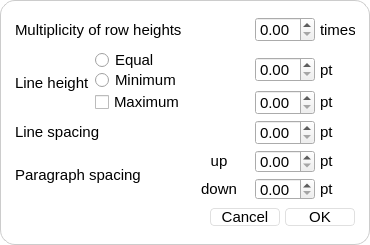
<?xml version="1.0" encoding="UTF-8"?>
<ui version="4.0">
 <class>DialogSpacing</class>
 <widget class="QDialog" name="DialogSpacing">
  <property name="geometry">
   <rect>
    <x>0</x>
    <y>0</y>
    <width>370</width>
    <height>245</height>
   </rect>
  </property>
  <property name="minimumSize">
   <size>
    <width>370</width>
    <height>245</height>
   </size>
  </property>
  <property name="maximumSize">
   <size>
    <width>370</width>
    <height>245</height>
   </size>
  </property>
  <property name="windowTitle">
   <string>Dialog</string>
  </property>
  <property name="styleSheet">
   <string notr="true">QDialog {
	background-color: white;
	border: 1px solid rgb(204, 204, 204);
	border-radius: 15px;
}

QDoubleSpinBox {
	width: 30px;

}

QFrame {
	border: 0;
}

QPushButton {
	border: 1px solid rgb(224, 224, 224);
	border-radius: 4px;
	background-color: white;
}

QPushButton::pressed {
	background-color: rgb(234, 234, 234);
}</string>
  </property>
  <layout class="QVBoxLayout" name="verticalLayout_2">
   <property name="spacing">
    <number>0</number>
   </property>
   <property name="leftMargin">
    <number>15</number>
   </property>
   <property name="topMargin">
    <number>10</number>
   </property>
   <property name="rightMargin">
    <number>15</number>
   </property>
   <property name="bottomMargin">
    <number>10</number>
   </property>
   <item>
    <widget class="QFrame" name="frame_mul">
     <property name="minimumSize">
      <size>
       <width>0</width>
       <height>25</height>
      </size>
     </property>
     <property name="maximumSize">
      <size>
       <width>16777215</width>
       <height>30</height>
      </size>
     </property>
     <property name="frameShape">
      <enum>QFrame::StyledPanel</enum>
     </property>
     <property name="frameShadow">
      <enum>QFrame::Raised</enum>
     </property>
     <layout class="QHBoxLayout" name="horizontalLayout">
      <property name="spacing">
       <number>5</number>
      </property>
      <property name="leftMargin">
       <number>0</number>
      </property>
      <property name="topMargin">
       <number>0</number>
      </property>
      <property name="rightMargin">
       <number>0</number>
      </property>
      <property name="bottomMargin">
       <number>0</number>
      </property>
      <item>
       <widget class="QLabel" name="label_2">
        <property name="minimumSize">
         <size>
          <width>0</width>
          <height>20</height>
         </size>
        </property>
        <property name="maximumSize">
         <size>
          <width>16777215</width>
          <height>20</height>
         </size>
        </property>
        <property name="font">
         <font>
          <pointsize>11</pointsize>
          <weight>50</weight>
          <bold>false</bold>
         </font>
        </property>
        <property name="text">
         <string>Multiplicity of row heights</string>
        </property>
       </widget>
      </item>
      <item>
       <spacer name="horizontalSpacer">
        <property name="minimumSize">
         <size>
          <width>0</width>
          <height>25</height>
         </size>
        </property>
        <property name="maximumSize">
         <size>
          <width>16777215</width>
          <height>25</height>
         </size>
        </property>
        <property name="orientation">
         <enum>Qt::Horizontal</enum>
        </property>
        <property name="sizeHint" stdset="0">
         <size>
          <width>40</width>
          <height>20</height>
         </size>
        </property>
       </spacer>
      </item>
      <item>
       <widget class="QDoubleSpinBox" name="spin_mul">
        <property name="minimumSize">
         <size>
          <width>60</width>
          <height>20</height>
         </size>
        </property>
        <property name="maximumSize">
         <size>
          <width>60</width>
          <height>25</height>
         </size>
        </property>
        <property name="font">
         <font>
          <pointsize>11</pointsize>
         </font>
        </property>
       </widget>
      </item>
      <item>
       <widget class="QLabel" name="label">
        <property name="minimumSize">
         <size>
          <width>35</width>
          <height>20</height>
         </size>
        </property>
        <property name="maximumSize">
         <size>
          <width>35</width>
          <height>20</height>
         </size>
        </property>
        <property name="font">
         <font>
          <pointsize>11</pointsize>
         </font>
        </property>
        <property name="text">
         <string>times</string>
        </property>
       </widget>
      </item>
     </layout>
    </widget>
   </item>
   <item>
    <widget class="QFrame" name="frame_3">
     <property name="minimumSize">
      <size>
       <width>0</width>
       <height>60</height>
      </size>
     </property>
     <property name="maximumSize">
      <size>
       <width>16777215</width>
       <height>65</height>
      </size>
     </property>
     <property name="styleSheet">
      <string notr="true"/>
     </property>
     <property name="frameShape">
      <enum>QFrame::StyledPanel</enum>
     </property>
     <property name="frameShadow">
      <enum>QFrame::Raised</enum>
     </property>
     <layout class="QGridLayout" name="gridLayout">
      <property name="leftMargin">
       <number>0</number>
      </property>
      <property name="topMargin">
       <number>0</number>
      </property>
      <property name="rightMargin">
       <number>0</number>
      </property>
      <property name="bottomMargin">
       <number>0</number>
      </property>
      <property name="horizontalSpacing">
       <number>5</number>
      </property>
      <property name="verticalSpacing">
       <number>0</number>
      </property>
      <item row="0" column="0" rowspan="2">
       <widget class="QLabel" name="label_5">
        <property name="minimumSize">
         <size>
          <width>0</width>
          <height>20</height>
         </size>
        </property>
        <property name="maximumSize">
         <size>
          <width>16777215</width>
          <height>16777215</height>
         </size>
        </property>
        <property name="font">
         <font>
          <pointsize>11</pointsize>
         </font>
        </property>
        <property name="text">
         <string>Line height</string>
        </property>
       </widget>
      </item>
      <item row="0" column="1">
       <widget class="QFrame" name="frame">
        <property name="minimumSize">
         <size>
          <width>0</width>
          <height>30</height>
         </size>
        </property>
        <property name="maximumSize">
         <size>
          <width>16777215</width>
          <height>50</height>
         </size>
        </property>
        <property name="frameShape">
         <enum>QFrame::StyledPanel</enum>
        </property>
        <property name="frameShadow">
         <enum>QFrame::Raised</enum>
        </property>
        <layout class="QHBoxLayout" name="horizontalLayout_2">
         <property name="spacing">
          <number>5</number>
         </property>
         <property name="leftMargin">
          <number>0</number>
         </property>
         <property name="topMargin">
          <number>0</number>
         </property>
         <property name="rightMargin">
          <number>0</number>
         </property>
         <property name="bottomMargin">
          <number>0</number>
         </property>
         <item>
          <widget class="QFrame" name="frame_line_height_radio_buttons">
           <property name="minimumSize">
            <size>
             <width>80</width>
             <height>30</height>
            </size>
           </property>
           <property name="maximumSize">
            <size>
             <width>80</width>
             <height>55</height>
            </size>
           </property>
           <property name="frameShape">
            <enum>QFrame::StyledPanel</enum>
           </property>
           <property name="frameShadow">
            <enum>QFrame::Raised</enum>
           </property>
           <layout class="QVBoxLayout" name="verticalLayout">
            <property name="spacing">
             <number>0</number>
            </property>
            <property name="leftMargin">
             <number>0</number>
            </property>
            <property name="topMargin">
             <number>0</number>
            </property>
            <property name="rightMargin">
             <number>0</number>
            </property>
            <property name="bottomMargin">
             <number>0</number>
            </property>
            <item>
             <widget class="QRadioButton" name="radio_equal">
              <property name="minimumSize">
               <size>
                <width>80</width>
                <height>20</height>
               </size>
              </property>
              <property name="maximumSize">
               <size>
                <width>80</width>
                <height>20</height>
               </size>
              </property>
              <property name="font">
               <font>
                <pointsize>11</pointsize>
               </font>
              </property>
              <property name="text">
               <string>Equal</string>
              </property>
              <attribute name="buttonGroup">
               <string notr="true">group_line_height</string>
              </attribute>
             </widget>
            </item>
            <item>
             <widget class="QRadioButton" name="radio_min">
              <property name="minimumSize">
               <size>
                <width>80</width>
                <height>20</height>
               </size>
              </property>
              <property name="maximumSize">
               <size>
                <width>80</width>
                <height>20</height>
               </size>
              </property>
              <property name="font">
               <font>
                <pointsize>11</pointsize>
               </font>
              </property>
              <property name="text">
               <string>Minimum</string>
              </property>
              <attribute name="buttonGroup">
               <string notr="true">group_line_height</string>
              </attribute>
             </widget>
            </item>
           </layout>
          </widget>
         </item>
         <item>
          <spacer name="horizontalSpacer_2">
           <property name="orientation">
            <enum>Qt::Horizontal</enum>
           </property>
           <property name="sizeHint" stdset="0">
            <size>
             <width>83</width>
             <height>20</height>
            </size>
           </property>
          </spacer>
         </item>
         <item>
          <widget class="QDoubleSpinBox" name="spin_line_height_1">
           <property name="minimumSize">
            <size>
             <width>60</width>
             <height>20</height>
            </size>
           </property>
           <property name="maximumSize">
            <size>
             <width>60</width>
             <height>25</height>
            </size>
           </property>
           <property name="font">
            <font>
             <pointsize>11</pointsize>
            </font>
           </property>
          </widget>
         </item>
         <item>
          <widget class="QLabel" name="label_3">
           <property name="minimumSize">
            <size>
             <width>35</width>
             <height>20</height>
            </size>
           </property>
           <property name="maximumSize">
            <size>
             <width>35</width>
             <height>20</height>
            </size>
           </property>
           <property name="font">
            <font>
             <pointsize>11</pointsize>
            </font>
           </property>
           <property name="text">
            <string>pt</string>
           </property>
          </widget>
         </item>
        </layout>
       </widget>
      </item>
      <item row="1" column="1">
       <widget class="QFrame" name="frame_2">
        <property name="minimumSize">
         <size>
          <width>0</width>
          <height>25</height>
         </size>
        </property>
        <property name="maximumSize">
         <size>
          <width>16777215</width>
          <height>25</height>
         </size>
        </property>
        <property name="font">
         <font>
          <pointsize>11</pointsize>
         </font>
        </property>
        <property name="frameShape">
         <enum>QFrame::StyledPanel</enum>
        </property>
        <property name="frameShadow">
         <enum>QFrame::Raised</enum>
        </property>
        <layout class="QHBoxLayout" name="horizontalLayout_3">
         <property name="spacing">
          <number>5</number>
         </property>
         <property name="leftMargin">
          <number>0</number>
         </property>
         <property name="topMargin">
          <number>0</number>
         </property>
         <property name="rightMargin">
          <number>0</number>
         </property>
         <property name="bottomMargin">
          <number>0</number>
         </property>
         <item>
          <widget class="QCheckBox" name="check_max">
           <property name="minimumSize">
            <size>
             <width>0</width>
             <height>20</height>
            </size>
           </property>
           <property name="maximumSize">
            <size>
             <width>16777215</width>
             <height>20</height>
            </size>
           </property>
           <property name="font">
            <font>
             <pointsize>11</pointsize>
            </font>
           </property>
           <property name="text">
            <string>Maximum</string>
           </property>
          </widget>
         </item>
         <item>
          <spacer name="horizontalSpacer_3">
           <property name="orientation">
            <enum>Qt::Horizontal</enum>
           </property>
           <property name="sizeHint" stdset="0">
            <size>
             <width>96</width>
             <height>15</height>
            </size>
           </property>
          </spacer>
         </item>
         <item>
          <widget class="QDoubleSpinBox" name="spin_line_height_2">
           <property name="minimumSize">
            <size>
             <width>60</width>
             <height>20</height>
            </size>
           </property>
           <property name="maximumSize">
            <size>
             <width>60</width>
             <height>25</height>
            </size>
           </property>
           <property name="font">
            <font>
             <pointsize>11</pointsize>
            </font>
           </property>
          </widget>
         </item>
         <item>
          <widget class="QLabel" name="label_4">
           <property name="minimumSize">
            <size>
             <width>35</width>
             <height>20</height>
            </size>
           </property>
           <property name="maximumSize">
            <size>
             <width>35</width>
             <height>20</height>
            </size>
           </property>
           <property name="font">
            <font>
             <pointsize>11</pointsize>
            </font>
           </property>
           <property name="text">
            <string>pt</string>
           </property>
          </widget>
         </item>
        </layout>
       </widget>
      </item>
     </layout>
    </widget>
   </item>
   <item>
    <widget class="QFrame" name="frame_4">
     <property name="maximumSize">
      <size>
       <width>16777215</width>
       <height>25</height>
      </size>
     </property>
     <property name="frameShape">
      <enum>QFrame::StyledPanel</enum>
     </property>
     <property name="frameShadow">
      <enum>QFrame::Raised</enum>
     </property>
     <layout class="QHBoxLayout" name="horizontalLayout_4">
      <property name="spacing">
       <number>5</number>
      </property>
      <property name="leftMargin">
       <number>0</number>
      </property>
      <property name="topMargin">
       <number>0</number>
      </property>
      <property name="rightMargin">
       <number>0</number>
      </property>
      <property name="bottomMargin">
       <number>0</number>
      </property>
      <item>
       <widget class="QLabel" name="label_7">
        <property name="minimumSize">
         <size>
          <width>0</width>
          <height>20</height>
         </size>
        </property>
        <property name="maximumSize">
         <size>
          <width>16777215</width>
          <height>20</height>
         </size>
        </property>
        <property name="font">
         <font>
          <pointsize>11</pointsize>
         </font>
        </property>
        <property name="text">
         <string>Line spacing</string>
        </property>
       </widget>
      </item>
      <item>
       <spacer name="horizontalSpacer_4">
        <property name="orientation">
         <enum>Qt::Horizontal</enum>
        </property>
        <property name="sizeHint" stdset="0">
         <size>
          <width>161</width>
          <height>20</height>
         </size>
        </property>
       </spacer>
      </item>
      <item>
       <widget class="QDoubleSpinBox" name="spin_line_spacing">
        <property name="minimumSize">
         <size>
          <width>60</width>
          <height>20</height>
         </size>
        </property>
        <property name="maximumSize">
         <size>
          <width>60</width>
          <height>25</height>
         </size>
        </property>
        <property name="font">
         <font>
          <pointsize>11</pointsize>
         </font>
        </property>
       </widget>
      </item>
      <item>
       <widget class="QLabel" name="label_6">
        <property name="minimumSize">
         <size>
          <width>35</width>
          <height>20</height>
         </size>
        </property>
        <property name="maximumSize">
         <size>
          <width>35</width>
          <height>20</height>
         </size>
        </property>
        <property name="font">
         <font>
          <pointsize>11</pointsize>
         </font>
        </property>
        <property name="text">
         <string>pt</string>
        </property>
       </widget>
      </item>
     </layout>
    </widget>
   </item>
   <item>
    <widget class="QFrame" name="frame_7">
     <property name="maximumSize">
      <size>
       <width>16777215</width>
       <height>50</height>
      </size>
     </property>
     <property name="font">
      <font>
       <pointsize>12</pointsize>
      </font>
     </property>
     <property name="frameShape">
      <enum>QFrame::StyledPanel</enum>
     </property>
     <property name="frameShadow">
      <enum>QFrame::Raised</enum>
     </property>
     <layout class="QGridLayout" name="gridLayout_2">
      <property name="leftMargin">
       <number>0</number>
      </property>
      <property name="topMargin">
       <number>0</number>
      </property>
      <property name="rightMargin">
       <number>0</number>
      </property>
      <property name="bottomMargin">
       <number>0</number>
      </property>
      <property name="spacing">
       <number>5</number>
      </property>
      <item row="0" column="0" rowspan="2">
       <widget class="QLabel" name="label_12">
        <property name="minimumSize">
         <size>
          <width>0</width>
          <height>20</height>
         </size>
        </property>
        <property name="maximumSize">
         <size>
          <width>16777215</width>
          <height>20</height>
         </size>
        </property>
        <property name="font">
         <font>
          <pointsize>11</pointsize>
         </font>
        </property>
        <property name="text">
         <string>Paragraph spacing</string>
        </property>
       </widget>
      </item>
      <item row="0" column="1">
       <widget class="QFrame" name="frame_5">
        <property name="minimumSize">
         <size>
          <width>0</width>
          <height>20</height>
         </size>
        </property>
        <property name="maximumSize">
         <size>
          <width>16777215</width>
          <height>25</height>
         </size>
        </property>
        <property name="frameShape">
         <enum>QFrame::StyledPanel</enum>
        </property>
        <property name="frameShadow">
         <enum>QFrame::Raised</enum>
        </property>
        <layout class="QHBoxLayout" name="horizontalLayout_5">
         <property name="spacing">
          <number>5</number>
         </property>
         <property name="leftMargin">
          <number>0</number>
         </property>
         <property name="topMargin">
          <number>0</number>
         </property>
         <property name="rightMargin">
          <number>0</number>
         </property>
         <property name="bottomMargin">
          <number>0</number>
         </property>
         <item>
          <widget class="QLabel" name="label_9">
           <property name="minimumSize">
            <size>
             <width>0</width>
             <height>20</height>
            </size>
           </property>
           <property name="maximumSize">
            <size>
             <width>16777215</width>
             <height>20</height>
            </size>
           </property>
           <property name="font">
            <font>
             <pointsize>11</pointsize>
            </font>
           </property>
           <property name="text">
            <string>up</string>
           </property>
           <property name="alignment">
            <set>Qt::AlignCenter</set>
           </property>
          </widget>
         </item>
         <item>
          <widget class="QDoubleSpinBox" name="spin_par_spacing_up">
           <property name="minimumSize">
            <size>
             <width>60</width>
             <height>20</height>
            </size>
           </property>
           <property name="maximumSize">
            <size>
             <width>60</width>
             <height>25</height>
            </size>
           </property>
           <property name="font">
            <font>
             <pointsize>11</pointsize>
            </font>
           </property>
          </widget>
         </item>
         <item>
          <widget class="QLabel" name="label_8">
           <property name="minimumSize">
            <size>
             <width>35</width>
             <height>20</height>
            </size>
           </property>
           <property name="maximumSize">
            <size>
             <width>35</width>
             <height>20</height>
            </size>
           </property>
           <property name="font">
            <font>
             <pointsize>11</pointsize>
            </font>
           </property>
           <property name="text">
            <string>pt</string>
           </property>
          </widget>
         </item>
        </layout>
       </widget>
      </item>
      <item row="1" column="1">
       <widget class="QFrame" name="frame_6">
        <property name="maximumSize">
         <size>
          <width>16777215</width>
          <height>25</height>
         </size>
        </property>
        <property name="frameShape">
         <enum>QFrame::StyledPanel</enum>
        </property>
        <property name="frameShadow">
         <enum>QFrame::Raised</enum>
        </property>
        <layout class="QHBoxLayout" name="horizontalLayout_6">
         <property name="spacing">
          <number>5</number>
         </property>
         <property name="leftMargin">
          <number>0</number>
         </property>
         <property name="topMargin">
          <number>0</number>
         </property>
         <property name="rightMargin">
          <number>0</number>
         </property>
         <property name="bottomMargin">
          <number>0</number>
         </property>
         <item>
          <widget class="QLabel" name="label_10">
           <property name="minimumSize">
            <size>
             <width>0</width>
             <height>20</height>
            </size>
           </property>
           <property name="maximumSize">
            <size>
             <width>16777215</width>
             <height>20</height>
            </size>
           </property>
           <property name="font">
            <font>
             <pointsize>11</pointsize>
            </font>
           </property>
           <property name="text">
            <string>down</string>
           </property>
           <property name="alignment">
            <set>Qt::AlignCenter</set>
           </property>
          </widget>
         </item>
         <item>
          <widget class="QDoubleSpinBox" name="spin_par_spacing_down">
           <property name="minimumSize">
            <size>
             <width>60</width>
             <height>20</height>
            </size>
           </property>
           <property name="maximumSize">
            <size>
             <width>60</width>
             <height>25</height>
            </size>
           </property>
           <property name="font">
            <font>
             <pointsize>11</pointsize>
            </font>
           </property>
          </widget>
         </item>
         <item>
          <widget class="QLabel" name="label_11">
           <property name="minimumSize">
            <size>
             <width>35</width>
             <height>20</height>
            </size>
           </property>
           <property name="maximumSize">
            <size>
             <width>35</width>
             <height>20</height>
            </size>
           </property>
           <property name="font">
            <font>
             <pointsize>11</pointsize>
            </font>
           </property>
           <property name="text">
            <string>pt</string>
           </property>
          </widget>
         </item>
        </layout>
       </widget>
      </item>
     </layout>
    </widget>
   </item>
   <item>
    <widget class="QFrame" name="frame_8">
     <property name="minimumSize">
      <size>
       <width>0</width>
       <height>20</height>
      </size>
     </property>
     <property name="maximumSize">
      <size>
       <width>16777215</width>
       <height>25</height>
      </size>
     </property>
     <property name="frameShape">
      <enum>QFrame::StyledPanel</enum>
     </property>
     <property name="frameShadow">
      <enum>QFrame::Raised</enum>
     </property>
     <layout class="QHBoxLayout" name="horizontalLayout_7">
      <property name="spacing">
       <number>5</number>
      </property>
      <property name="leftMargin">
       <number>0</number>
      </property>
      <property name="topMargin">
       <number>0</number>
      </property>
      <property name="rightMargin">
       <number>0</number>
      </property>
      <property name="bottomMargin">
       <number>0</number>
      </property>
      <item>
       <spacer name="horizontalSpacer_7">
        <property name="orientation">
         <enum>Qt::Horizontal</enum>
        </property>
        <property name="sizeHint" stdset="0">
         <size>
          <width>187</width>
          <height>10</height>
         </size>
        </property>
       </spacer>
      </item>
      <item>
       <widget class="QPushButton" name="button_cancel">
        <property name="minimumSize">
         <size>
          <width>70</width>
          <height>18</height>
         </size>
        </property>
        <property name="maximumSize">
         <size>
          <width>70</width>
          <height>18</height>
         </size>
        </property>
        <property name="font">
         <font>
          <pointsize>11</pointsize>
         </font>
        </property>
        <property name="text">
         <string>Cancel</string>
        </property>
       </widget>
      </item>
      <item>
       <widget class="QPushButton" name="button_ok">
        <property name="minimumSize">
         <size>
          <width>70</width>
          <height>18</height>
         </size>
        </property>
        <property name="maximumSize">
         <size>
          <width>70</width>
          <height>18</height>
         </size>
        </property>
        <property name="font">
         <font>
          <pointsize>11</pointsize>
         </font>
        </property>
        <property name="text">
         <string>OK</string>
        </property>
       </widget>
      </item>
     </layout>
    </widget>
   </item>
  </layout>
 </widget>
 <resources/>
 <connections>
  <connection>
   <sender>radio_equal</sender>
   <signal>toggled(bool)</signal>
   <receiver>check_max</receiver>
   <slot>setDisabled(bool)</slot>
   <hints>
    <hint type="sourcelabel">
     <x>109</x>
     <y>57</y>
    </hint>
    <hint type="destinationlabel">
     <x>101</x>
     <y>104</y>
    </hint>
   </hints>
  </connection>
  <connection>
   <sender>check_max</sender>
   <signal>toggled(bool)</signal>
   <receiver>spin_line_height_2</receiver>
   <slot>setEnabled(bool)</slot>
   <hints>
    <hint type="sourcelabel">
     <x>124</x>
     <y>104</y>
    </hint>
    <hint type="destinationlabel">
     <x>271</x>
     <y>106</y>
    </hint>
   </hints>
  </connection>
 </connections>
 <buttongroups>
  <buttongroup name="group_line_height"/>
 </buttongroups>
</ui>
